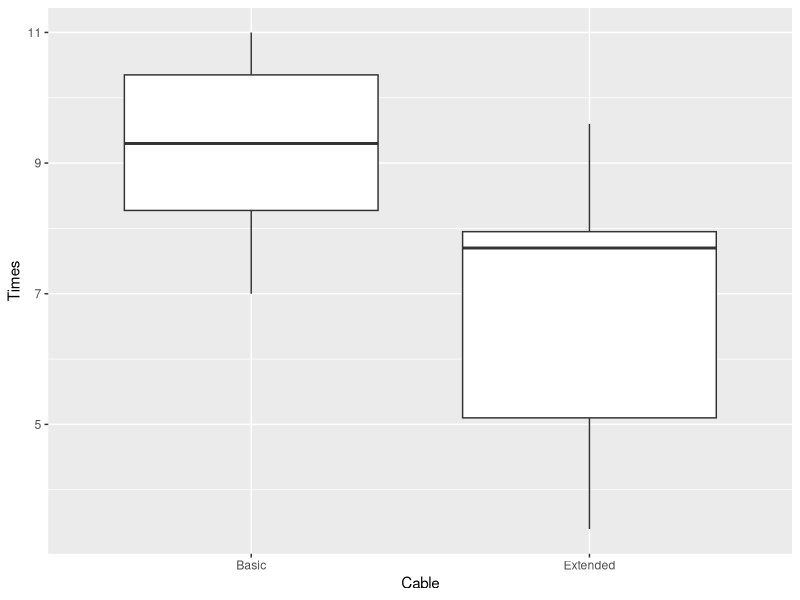
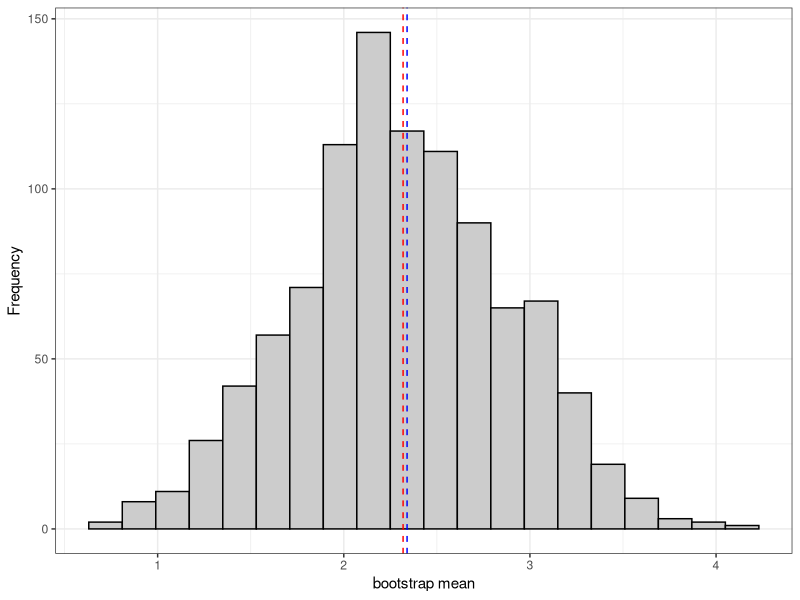

These charts were generated, in order, by the following R code:
## ---- chunk 1
library(ggplot2)
## ---- chunk 2
data <- read.csv('TV.csv')
head(data)
## ---- chunk 3
str(data)
## ---- chunk 4
unique(data$Cable)
## ---- chunk 5
length(subset(data, data$Cable == "Basic")$Time)
## ---- chunk 6
summary(subset(data, data$Cable == "Basic")$Time)
## ---- chunk 7
length(subset(data, data$Cable == "Extended")$Time)
## ---- chunk 8
summary(subset(data, data$Cable == "Extended")$Time)
## ---- chunk 9
ggplot(data, aes(x = Cable, y = Times)) +
  geom_boxplot()
## ---- chunk 10
basic_data <- subset(data, data$Cable == "Basic")$Time
extend_data <- subset(data, data$Cable == "Extended")$Time
## ---- chunk 11
basic_data
extend_data
## ---- chunk 12
# Qua trinh boostrap
n <- 10
nR <- 1000
mu_boot <- numeric(nR)
set.seed(123)
for (i in 1:nR) {
id_boot <- sample(1:n, size = n, replace = TRUE)
basic_data_boot <- basic_data[id_boot]
extend_data_boot <- extend_data[id_boot]
mu_boot[i] <- mean(basic_data_boot) - mean(extend_data_boot)
}
## ---- chunk 13
mean(mu_boot)
## ---- chunk 14
# histogram
library(ggplot2)
ggplot(data = data.frame(t = mu_boot), mapping = aes(x = t)) +
geom_histogram(fill = "gray80", color = "black", bins = 20) +
geom_vline(xintercept = mean(basic_data) - mean(extend_data), color = "blue",
linetype = "dashed") +
geom_vline(xintercept = mean(mu_boot), color = "red",
linetype = "dashed") +  
xlab("bootstrap mean") + ylab("Frequency") +
theme_bw()
## ---- chunk 15
mu_dif = (mean(basic_data) - mean(extend_data))
## ---- chunk 16
# Độ chệch
b = (mean(mu_boot) - mu_dif)

## ---- chunk 17
# Sai số chuẩn
se_boot = sd(mu_boot)

## ---- chunk 18
ci_norm_bts <- mu_dif - b +
c(-1, 1)*se_boot*qnorm((1 + 0.95)/2)
ci_norm_bts
## ---- chunk 19
sd(mu_boot)
## ---- chunk 20
mean(mu_boot) - mu_dif
## ---- chunk 21
-0.0214/0.5699545
